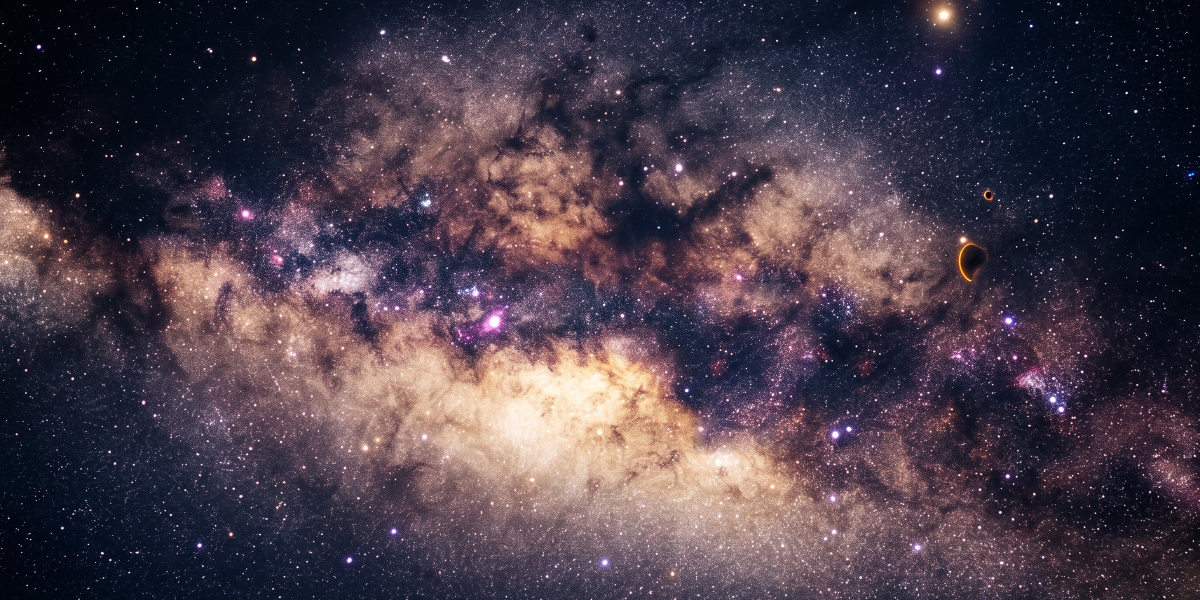
#> input picture cosmic-airxonix/assets/milkyway.jpg, 2400 x 1200 px, given in place of milkyway.png, which was not available (shown at 1/2 size)
$ python build_assets.py
#> lines starting #> are read from the running program, lines starting #| are printed output that depends on the picture; pictures that were not available may be replaced by others from this repository, and a replacement may not be noted
#!/usr/bin/env python3
"""Turn the raw Higgsfield generations into the game's asset set.

Inputs (raw generations, not committed):
  milkyway.png  2752x1536  bg_milkyway
  planets.png   2048x2048  sheet_planets  (4x4 grid on #00FF00 key)
  ship2.png     1024x1024  sprite_ship    (on #00FF00 key)
  ship.png      1024x1024  first ship pass - circular medallion, reused as the icon

Outputs -> ../assets  (wired by design/assets.csv)
"""
import os
import sys

import numpy as np
from PIL import Image, ImageDraw, ImageFilter, ImageFont

RAW = sys.argv[1] if len(sys.argv) > 1 else "."
OUT = os.path.join(os.path.dirname(os.path.abspath(__file__)), "..", "assets")
os.makedirs(OUT, exist_ok=True)
os.makedirs(os.path.join(OUT, "planets"), exist_ok=True)

WORLD_W, WORLD_H = 2400, 1200          # matches GRID 100x50 @ 24 px cells


# [22 lines left out: functions key_out_green, content_bbox, not called in this run]


# ---------------------------------------------------------------- background
def build_milkyway():
    im = Image.open(os.path.join(RAW, "milkyway.png")).convert("RGB")
#> im is the input picture: PIL image 2400x1200 RGB; mean R, G, B 74, 61.5, 73.7
    a = np.asarray(im).astype(np.float32)

    # The model painted a small starship into the background despite the
    # "no characters" suffix. Patch it out with a feathered copy of clean
    # nebula from the right so the revealed territory has no second ship.
    x0, y0, x1, y1 = 1585, 725, 1885, 1125
    w, h = x1 - x0, y1 - y0
    src = a[y0:y1, x0 + 340:x0 + 340 + w].copy()
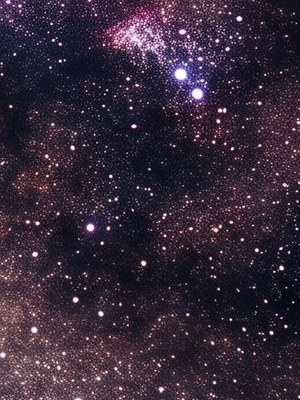
#> src: shape (400, 300, 3) float32; mean R, G, B 53.7, 40.5, 57
    src *= (a[y0:y1, x0:x1].mean() / max(src.mean(), 1e-3))  # match local exposure
    fy = np.minimum(np.arange(h), h - 1 - np.arange(h))[:, None]
    fx = np.minimum(np.arange(w), w - 1 - np.arange(w))[None, :]
    mask = np.clip(np.minimum(fy, fx) / 70.0, 0.0, 1.0)[..., None] ** 0.75
    a[y0:y1, x0:x1] = a[y0:y1, x0:x1] * (1.0 - mask) + src * mask
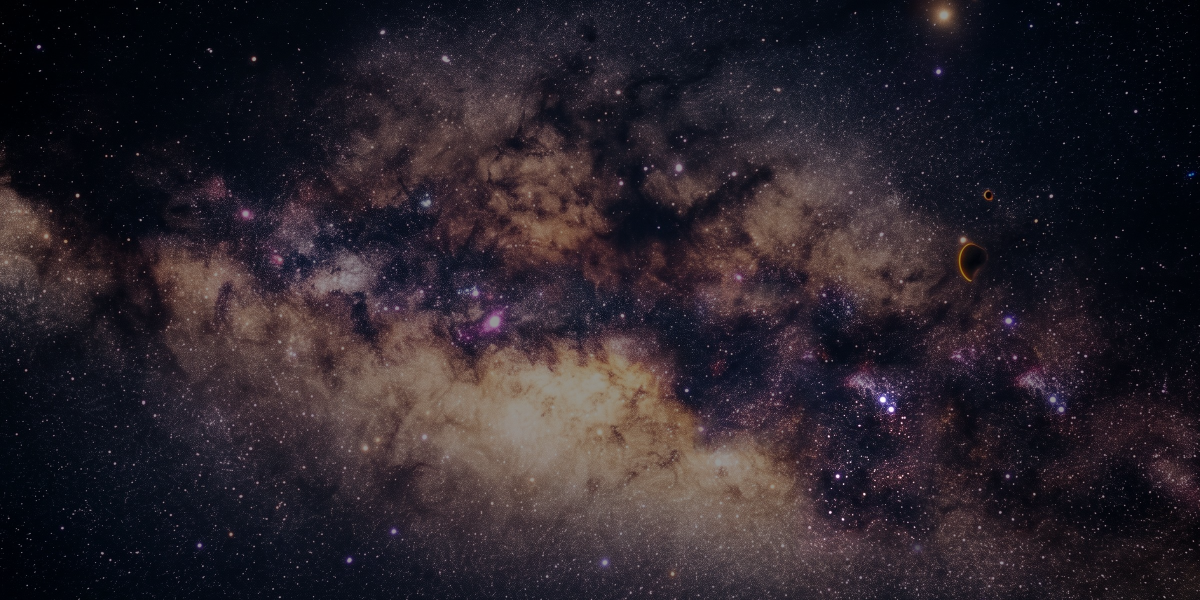
#> a: shape (1200, 2400, 3) float32 (shown at 1/2 size); mean R, G, B 73.7, 61.2, 73.9; drawn with min black and max white

    im = Image.fromarray(np.clip(a, 0, 255).astype(np.uint8))
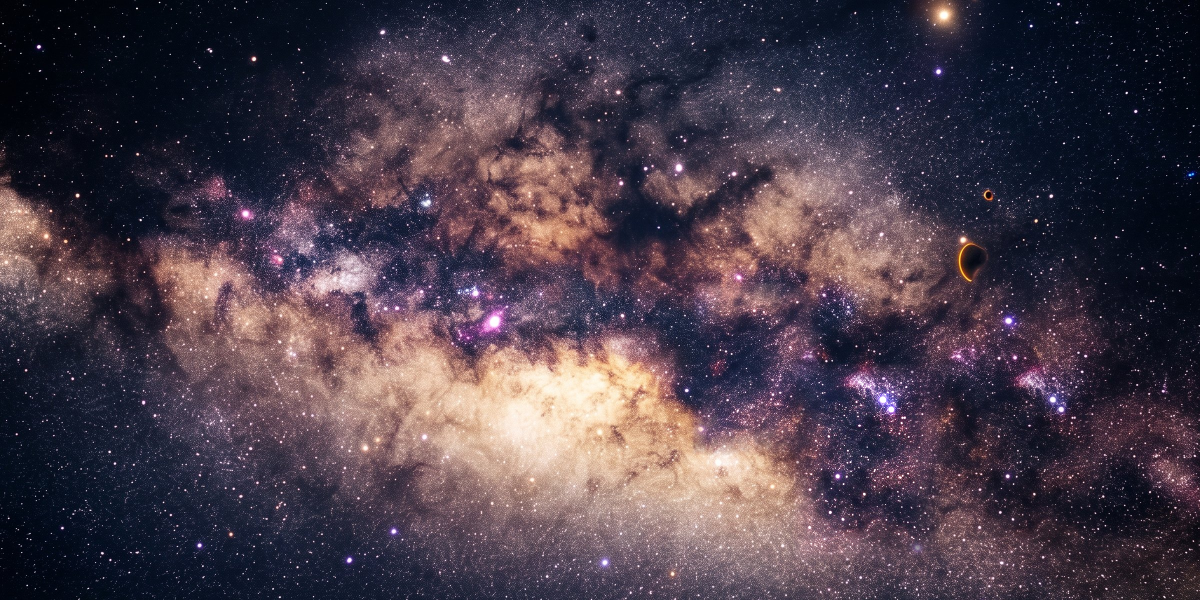
#> im: PIL image 2400x1200 RGB (shown at 1/2 size); mean R, G, B 73.6, 61.1, 73.8
    # crop to the world's 2:1 aspect around the galactic band, then fit exactly
    top = (im.height - im.width // 2) // 2
#> top = 0
    im = im.crop((0, top, im.width, top + im.width // 2))
    im = im.resize((WORLD_W, WORLD_H), Image.LANCZOS)
    im.save(os.path.join(OUT, "milkyway.jpg"), quality=86, optimize=True)
    print("milkyway.jpg", im.size)
#| milkyway.jpg (2400, 1200)
    return im


# ------------------------------------------------------------------ planets
# row-major over the 4x4 sheet; None = near-duplicate of an earlier body, dropped
SHEET = [
    "sun", "mercury", "venus", "earth",
    "moon", "mars", "jupiter", "saturn",
    "uranus", "neptune", "lava", "aurora",
    None, "ocean", "dune", None,
]
SPRITE = 200


def build_planets():
#> (the run stopped early here; a loop or call above may not have finished)
